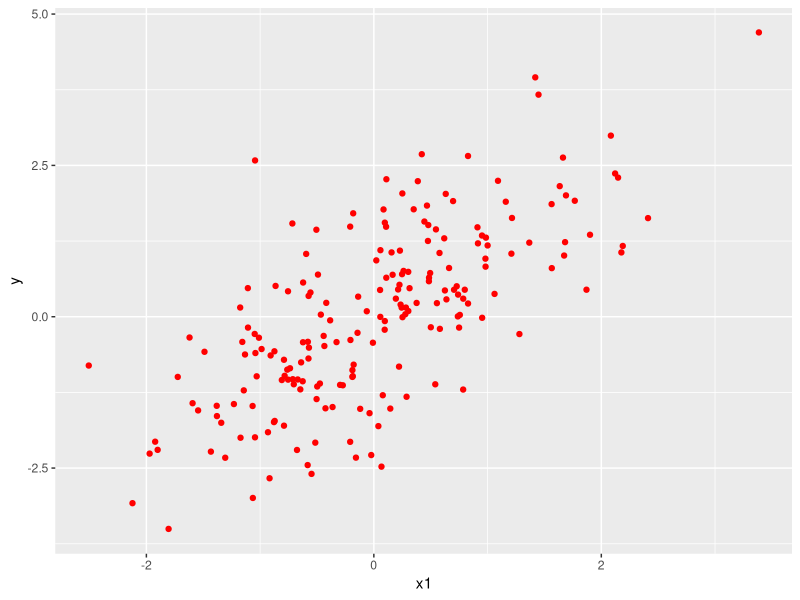

The R source for this figure:

########################  Load Packages  ########################

# List of required packages
pkgs <- c('psych', 'ggplot2', 'dplyr')

# Load packages
for(pkg in pkgs){
    library(pkg, character.only = TRUE)
}

print('All packages successfully installed and loaded.')

############## Data Generating Process (DGP) ##############
set.seed(1001)

N <- 200 # sample size

# Generate variables
x0 <- matrix(1, nrow = N, ncol = 1) # intercept (vector of one'S)
x1 <- matrix(rnorm(N), nrow = N, ncol = 1) # standard normal distributed covariate
X <- cbind(x0,x1) # matrix of covariates
u <- matrix(rnorm(N), nrow = N, ncol = 1) # standard normal distributed error term
y <- x1 + u # outcome variable
# the true effect of x1 on y is 1
# the true intercept is 0

dataset <- as.data.frame(cbind(y,x1)) # dataframe will be needed later

print('Data is generated.')

############## Descriptive Statistics ##############

round(describe(dataset), digits=3)

############## Scatter Plot ##############

dataset %>%
 ggplot(aes(x = x1, y = y)) +
 geom_point(colour = "red") 

############## Off-the-Shelf OLS estimator ##############

# data has to be in a dataframe (and not matrix) to use the lm command
lmodel <- lm(y ~ x1, data = dataset)
summary(lmodel)

############## Put your code here ##############

# Apply OLS formula


#################################################

############## Put your code here ##############

# Calulate the error term

# Calculate Sigma-squared with degrees-of-freedom adjustment

# Inverse design matrix

#################################################

############## Put your code here ##############

# Calulate diagonal matrix of squared error (using a loop)


# Variance calulation

#################################################

############## Put your code here ##############
set.seed(1001)
rep = 9999

# Loop with boostrap resamples

#################################################


